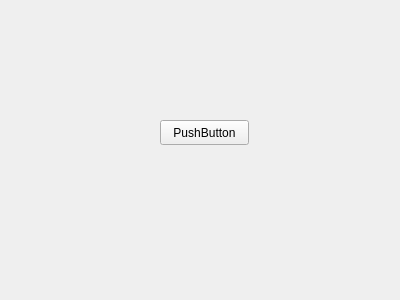
<?xml version="1.0" encoding="UTF-8"?>
<ui version="4.0">
 <class>Form</class>
 <widget class="QWidget" name="Form">
  <property name="geometry">
   <rect>
    <x>0</x>
    <y>0</y>
    <width>400</width>
    <height>300</height>
   </rect>
  </property>
  <property name="windowTitle">
   <string>Form</string>
  </property>
  <widget class="QPushButton" name="pushButton">
   <property name="geometry">
    <rect>
     <x>160</x>
     <y>120</y>
     <width>89</width>
     <height>25</height>
    </rect>
   </property>
   <property name="text">
    <string>PushButton</string>
   </property>
  </widget>
 </widget>
 <resources/>
 <connections/>
</ui>
